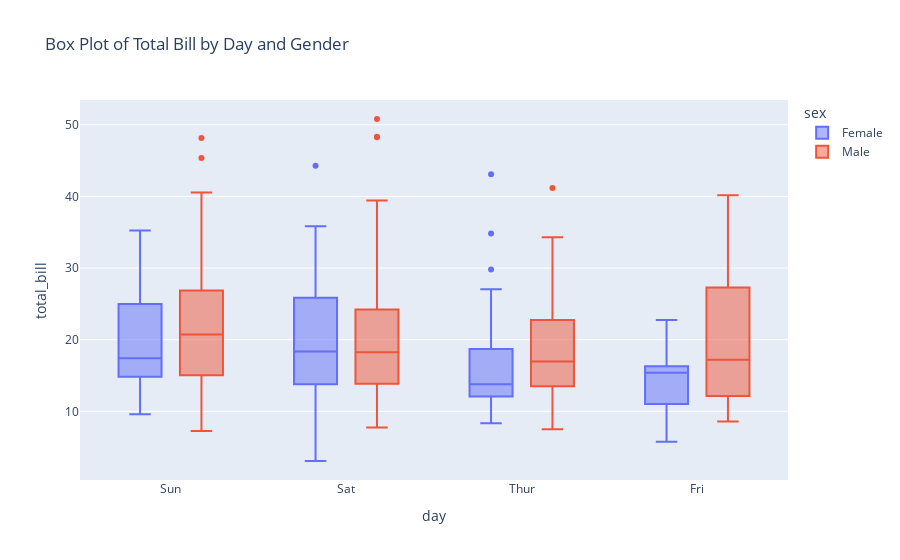

This figure's notebook cell:
### Code cell
fig = px.box(data, x='day', y='total_bill', color='sex', title='Box Plot of Total Bill by Day and Gender')
fig.show()

### Figure 1 — Plotly figure (JSON) as saved in the notebook; plotly's stock layout.template omitted (floating-point values rounded to 4 significant figures; data arrays with more than 128 entries replaced by an {"elided": "..."} marker saying what was removed)
{"data": [{"alignmentgroup": "True", "hovertemplate": "sex=Female<br>day=%{x}<br>total_bill=%{y}<extra></extra>", "legendgroup": "Female", "marker": {"color": "#636efa"}, "name": "Female", "notched": false, "offsetgroup": "Female", "orientation": "v", "showlegend": true, "type": "box", "x": ["Sun", "Sun", "Sun", "Sun", "Sun", "Sun", "Sat", "Sat", "Sat", "Sat", "Sat", "Sat", "Sun", "Sun", "Sat", "Sat", "Sat", "Sat", "Sat", "Sat", "Sat", "Thur", "Thur", "Fri", "Fri", "Fri", "Fri", "Fri", "Sat", "Sat", "Sat", "Sat", "Sat", "Sun", "Sun", "Thur", "Thur", "Thur", "Thur", "Thur", "Thur", "Thur", "Thur", "Thur", "Thur", "Thur", "Thur", "Thur", "Thur", "Thur", "Thur", "Thur", "Thur", "Thur", "Thur", "Thur", "Thur", "Sun", "Sun", "Sun", "Sun", "Sun", "Sat", "Sat", "Sun", "Sun", "Sun", "Thur", "Thur", "Thur", "Thur", "Thur", "Thur", "Thur", "Sat", "Sat", "Sat", "Sat", "Sat", "Fri", "Fri", "Fri", "Fri", "Sat", "Sat", "Sat", "Thur"], "x0": " ", "xaxis": "x", "y": [16.99, 24.59, 35.26, 14.83, 10.33, 16.97, 20.29, 15.77, 19.65, 15.06, 20.69, 16.93, 10.29, 34.81, 26.41, 16.45, 3.07, 17.07, 26.86, 25.28, 14.73, 10.07, 34.83, 5.75, 16.32, 22.75, 11.35, 15.38, 44.3, 22.42, 20.92, 14.31, 7.25, 25.71, 17.31, 10.65, 12.43, 24.08, 13.42, 12.48, 29.8, 14.52, 11.38, 20.27, 11.17, 12.26, 18.26, 8.51, 10.33, 14.15, 13.16, 17.47, 27.05, 16.43, 8.35, 18.64, 11.87, 29.85, 25, 13.39, 16.21, 17.51, 10.59, 10.63, 9.6, 20.9, 18.15, 19.81, 43.11, 13, 12.74, 13, 16.4, 16.47, 12.76, 13.27, 28.17, 12.9, 30.14, 13.42, 15.98, 16.27, 10.09, 22.12, 35.83, 27.18, 18.78], "y0": " ", "yaxis": "y"}, {"alignmentgroup": "True", "hovertemplate": "sex=Male<br>day=%{x}<br>total_bill=%{y}<extra></extra>", "legendgroup": "Male", "marker": {"color": "#EF553B"}, "name": "Male", "notched": false, "offsetgroup": "Male", "orientation": "v", "showlegend": true, "type": "box", "x": {"elided": "157 str values"}, "x0": " ", "xaxis": "x", "y": {"elided": "157 float values"}, "y0": " ", "yaxis": "y"}], "layout": {"boxmode": "group", "legend": {"title": {"text": "sex"}, "tracegroupgap": 0}, "title": {"text": "Box Plot of Total Bill by Day and Gender"}, "xaxis": {"anchor": "y", "domain": [0, 1], "title": {"text": "day"}}, "yaxis": {"anchor": "x", "domain": [0, 1], "title": {"text": "total_bill"}}}}
